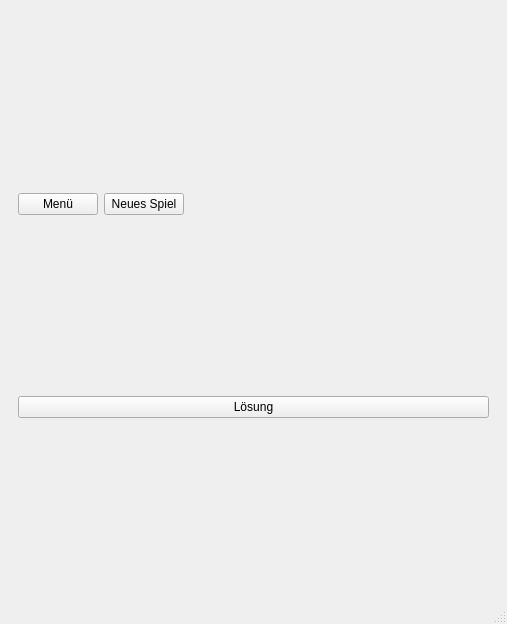
<?xml version="1.0" encoding="UTF-8"?>
<ui version="4.0">
 <class>MainWindow</class>
 <widget class="QMainWindow" name="MainWindow">
  <property name="geometry">
   <rect>
    <x>0</x>
    <y>0</y>
    <width>507</width>
    <height>624</height>
   </rect>
  </property>
  <property name="windowTitle">
   <string>MainWindow</string>
  </property>
  <property name="styleSheet">
   <string notr="true"/>
  </property>
  <widget class="QWidget" name="centralwidget">
   <layout class="QVBoxLayout" name="verticalLayout">
    <item>
     <widget class="QStackedWidget" name="stackedWidget">
      <property name="currentIndex">
       <number>1</number>
      </property>
      <widget class="QWidget" name="page_1">
       <layout class="QVBoxLayout" name="verticalLayout_2">
        <item>
         <widget class="QPushButton" name="playButton">
          <property name="cursor">
           <cursorShape>PointingHandCursor</cursorShape>
          </property>
          <property name="focusPolicy">
           <enum>Qt::NoFocus</enum>
          </property>
          <property name="styleSheet">
           <string notr="true">QPushButton {
	padding: 10px;
	font: 12pt &quot;MS Shell Dlg 2&quot;;
	border: 2px solid #ff9c08;
	background-color: #ffb108;
	border-radius: 15px;
}

:pressed {
	background-color: #ffa908;
}</string>
          </property>
          <property name="text">
           <string>Spielen</string>
          </property>
         </widget>
        </item>
        <item>
         <widget class="QPushButton" name="settingsButton">
          <property name="focusPolicy">
           <enum>Qt::NoFocus</enum>
          </property>
          <property name="styleSheet">
           <string notr="true">QPushButton {
	padding: 10px;
	font: 12pt &quot;MS Shell Dlg 2&quot;;
	border: 2px solid #ff9c08;
	background-color: #ffb108;
	border-radius: 15px;
}

:pressed {
	background-color: #ffa908;
}</string>
          </property>
          <property name="text">
           <string>Einstellungen</string>
          </property>
         </widget>
        </item>
       </layout>
      </widget>
      <widget class="QWidget" name="page_2">
       <layout class="QVBoxLayout" name="verticalLayout_3">
        <property name="bottomMargin">
         <number>0</number>
        </property>
        <item>
         <layout class="QHBoxLayout" name="horizontalLayout_6">
          <property name="spacing">
           <number>6</number>
          </property>
          <item>
           <widget class="QPushButton" name="menuButton">
            <property name="text">
             <string>Menü</string>
            </property>
           </widget>
          </item>
          <item>
           <widget class="QPushButton" name="pushButton_52">
            <property name="text">
             <string>Neues Spiel</string>
            </property>
           </widget>
          </item>
          <item>
           <spacer name="horizontalSpacer">
            <property name="orientation">
             <enum>Qt::Horizontal</enum>
            </property>
            <property name="sizeHint" stdset="0">
             <size>
              <width>40</width>
              <height>20</height>
             </size>
            </property>
           </spacer>
          </item>
         </layout>
        </item>
        <item>
         <widget class="QPushButton" name="pushButton_53">
          <property name="text">
           <string>Lösung</string>
          </property>
         </widget>
        </item>
       </layout>
      </widget>
      <widget class="QWidget" name="page">
       <layout class="QVBoxLayout" name="verticalLayout_4">
        <item>
         <widget class="QPushButton" name="pushButton">
          <property name="text">
           <string>PushButton</string>
          </property>
         </widget>
        </item>
        <item>
         <widget class="QScrollArea" name="scrollArea">
          <property name="widgetResizable">
           <bool>true</bool>
          </property>
          <widget class="QWidget" name="scrollAreaWidgetContents">
           <property name="geometry">
            <rect>
             <x>0</x>
             <y>0</y>
             <width>461</width>
             <height>507</height>
            </rect>
           </property>
           <layout class="QGridLayout" name="gridLayout">
            <item row="1" column="2">
             <widget class="QPushButton" name="pushButton_5">
              <property name="sizePolicy">
               <sizepolicy hsizetype="Expanding" vsizetype="Expanding">
                <horstretch>0</horstretch>
                <verstretch>0</verstretch>
               </sizepolicy>
              </property>
              <property name="text">
               <string>PushButton</string>
              </property>
             </widget>
            </item>
            <item row="0" column="2">
             <widget class="QPushButton" name="pushButton_9">
              <property name="sizePolicy">
               <sizepolicy hsizetype="Expanding" vsizetype="Expanding">
                <horstretch>0</horstretch>
                <verstretch>0</verstretch>
               </sizepolicy>
              </property>
              <property name="text">
               <string>PushButton</string>
              </property>
             </widget>
            </item>
            <item row="2" column="2">
             <widget class="QPushButton" name="pushButton_4">
              <property name="sizePolicy">
               <sizepolicy hsizetype="Expanding" vsizetype="Expanding">
                <horstretch>0</horstretch>
                <verstretch>0</verstretch>
               </sizepolicy>
              </property>
              <property name="text">
               <string>PushButton</string>
              </property>
             </widget>
            </item>
            <item row="0" column="1">
             <widget class="QPushButton" name="pushButton_8">
              <property name="sizePolicy">
               <sizepolicy hsizetype="Maximum" vsizetype="Minimum">
                <horstretch>0</horstretch>
                <verstretch>0</verstretch>
               </sizepolicy>
              </property>
              <property name="layoutDirection">
               <enum>Qt::LeftToRight</enum>
              </property>
              <property name="text">
               <string>PushButton</string>
              </property>
             </widget>
            </item>
            <item row="3" column="0">
             <widget class="QPushButton" name="pushButton_6">
              <property name="sizePolicy">
               <sizepolicy hsizetype="Expanding" vsizetype="Expanding">
                <horstretch>0</horstretch>
                <verstretch>0</verstretch>
               </sizepolicy>
              </property>
              <property name="text">
               <string>PushButton</string>
              </property>
             </widget>
            </item>
            <item row="1" column="1">
             <widget class="QPushButton" name="pushButton_7">
              <property name="sizePolicy">
               <sizepolicy hsizetype="Expanding" vsizetype="Expanding">
                <horstretch>0</horstretch>
                <verstretch>0</verstretch>
               </sizepolicy>
              </property>
              <property name="text">
               <string>PushButton</string>
              </property>
             </widget>
            </item>
            <item row="2" column="0">
             <widget class="QPushButton" name="pushButton_2">
              <property name="sizePolicy">
               <sizepolicy hsizetype="Expanding" vsizetype="Expanding">
                <horstretch>0</horstretch>
                <verstretch>0</verstretch>
               </sizepolicy>
              </property>
              <property name="text">
               <string>PushButton</string>
              </property>
             </widget>
            </item>
            <item row="1" column="0">
             <widget class="QPushButton" name="pushButton_3">
              <property name="sizePolicy">
               <sizepolicy hsizetype="Expanding" vsizetype="Expanding">
                <horstretch>0</horstretch>
                <verstretch>0</verstretch>
               </sizepolicy>
              </property>
              <property name="text">
               <string>PushButton</string>
              </property>
             </widget>
            </item>
           </layout>
          </widget>
         </widget>
        </item>
       </layout>
      </widget>
     </widget>
    </item>
   </layout>
  </widget>
  <widget class="QMenuBar" name="menubar">
   <property name="geometry">
    <rect>
     <x>0</x>
     <y>0</y>
     <width>507</width>
     <height>21</height>
    </rect>
   </property>
  </widget>
  <widget class="QStatusBar" name="statusbar"/>
 </widget>
 <resources/>
 <connections/>
</ui>
